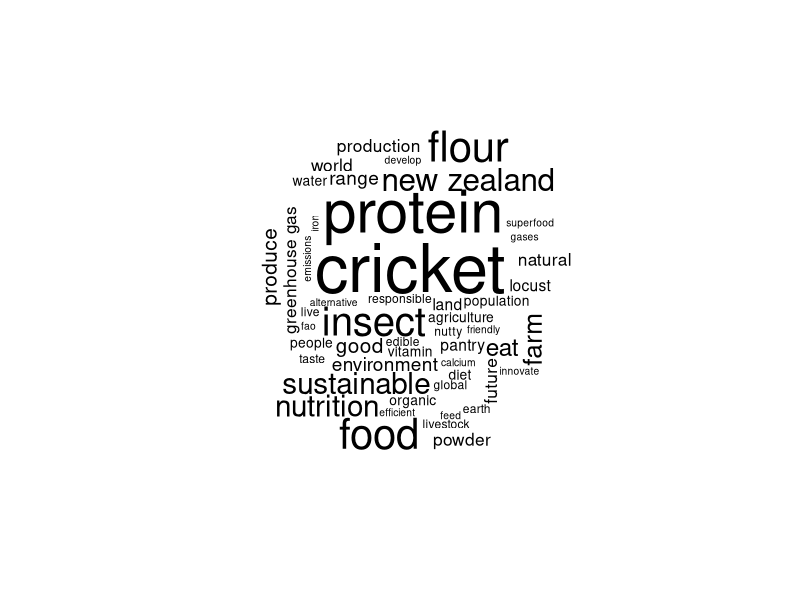
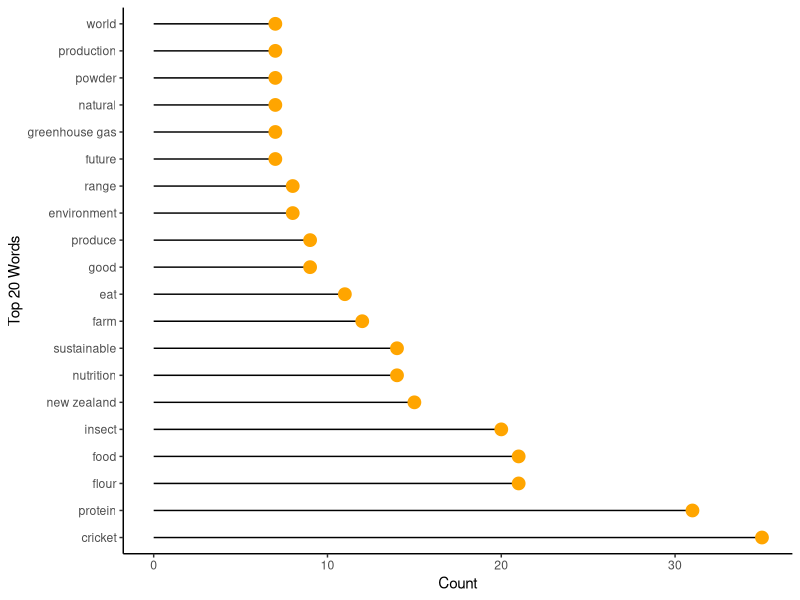

Generate these figures, in order, with R:
## ---- chunk 1
install.packages(c("tidytext", "tidyverse", "here"))
## ---- chunk 2
library(tidytext)
library(tidyverse)
library(wordcloud)
## ---- chunk 3
here::here()
## ---- chunk 4
untidy_wordcloud_df <- read_csv(here::here("data", "wordcloudText.csv"))
custom_stopwords_df <- read_csv(here::here("data", "custom_stopwords.csv"))
## ---- chunk 5
tidy_wordcloud_df <- untidy_wordcloud_df %>% 
  unnest_tokens(word, text)
  
word_replacements <- list(
  environment = c("environment", "environmental", "environmentally"),
  natural = c("naturally", "natural"),
  sustainable = c("sustainable", "sustainably"),
  transport = c("transport", "transportation"),
  meat = c("meat", "meats"),
  food = c("food", "foods"),
  add = c("add", "adds"),
  require = c("require", "requires", "required"),
  produce = c("produce", "produced", "produces"),
  source = c("source", "sourced", "sources"),
  package = c("package", "packaged"),
  protein = c("protein", "proteins"),
  gallon = c("gallon", "gallons"),
  impact = c("impact", "impacts"),
  restaurant = c("restaurant", "restaurants"),
  vitamin = c("vitamin", "vitamins", "b12"),
  cricket = c("cricket", "crickets"),
  product = c("product", "products"),
  insect = c("insect", "insects"),
  alternative = c("alternative", "alternatives"),
  locust = c("locust", "locusts"),
  recipe = c("recipe", "recipes"),
  superfood = c("superfood", "superfoods"),
  efficient = c("efficient", "efficiently"),
  nourish = c("nourish", "nourishing"),
  expect = c("expect", "expected"),
  produce = c("produce", "producers"),
  include = c("include", "including"),
  develop = c("develop", "developed", "developing"),
  nutrition = c("nutrition", "nutritional", "nutrients"),
  `new zealand` = c("zealand", "zealand's", "nz"),
  sustainable = c("sustainable", "sustainability"),
  environment = c("environment", "environmental"),
  world = c("world", "worlds", "worldwide"),
  taste = c("taste", "tastes"),
  sell = c("sell", "sells"),
  reduce = c("reduce", "reducing"),
  raw = c("raw", "rawest"),
  range = c("range", "ranges"),
  new_zealand = c("zealand", "nz"),
  litre = c("litre", "ltrs"),
  kilogram = c("kilogram", "kg"),
  innovate = c("innovate", "innovations", "innovative"),
  human = c("human", "humans"),
  grow = c("grow", "growing", "growth"),
  gram = c("gram", "grams"),
  `greenhouse gas` = c("greenhouse_gas", "greenhouse", "ghg", "co2"),
  form = c("form", "forms", "formed"),
  flour = c("flour", "flours"),
  farm = c("farm", "farms", "farmed", "farming"),
  eat = c("eat", "eating"),
  diet = c("diet", "diets", "dietary"),
  develop = c("develop", "developing"),
  bring = c("bring", "bringing"),
  breed = c("breed", "bred"),
  body = c("body", "bodies"),
  beautiful = c("beautiful", "beauty"),
  age = c("age", "ages"),
  `amino acids` = c("amino")
)

# Applying word replacements
for (replacement in names(word_replacements)) {
  tidy_wordcloud_df <- tidy_wordcloud_df %>%
    mutate(word = case_when(
      word %in% word_replacements[[replacement]] ~ replacement,
      TRUE ~ word
    ))
}
  
tidy_wordcloud_df <- tidy_wordcloud_df %>%   
  anti_join(custom_stopwords_df) %>% 
  count(word) %>% 
  arrange(desc(n))

## ---- chunk 6
tidy_wordcloud_df %>%
  with(wordcloud(word, n, scale=c(4, .3)))
## ---- chunk 7
tidy_wordcloud_df %>%
  mutate(word=factor(word, levels=word)) %>%
  slice_head(n = 20) %>% 
  ggplot(aes(x=word, y=n)) +
  geom_point() + 
  geom_segment( aes(x=word, xend=word, y=0, yend=n)) +
  coord_flip()+
  geom_point( size=4, color="orange") +
  theme_classic() +
  xlab("Top 20 Words") +
  ylab("Count")
